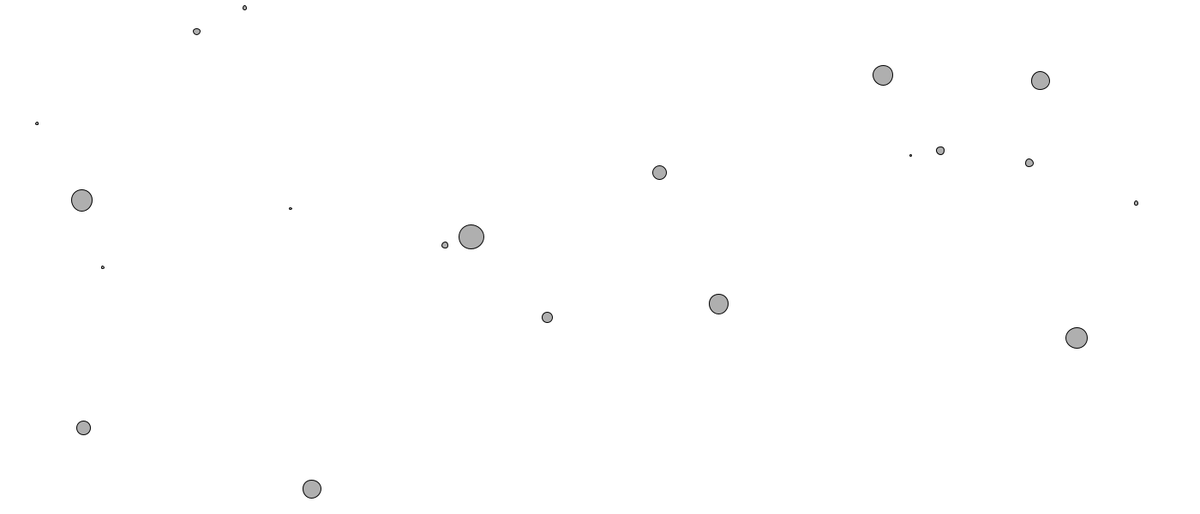
Frame 1 (no input)
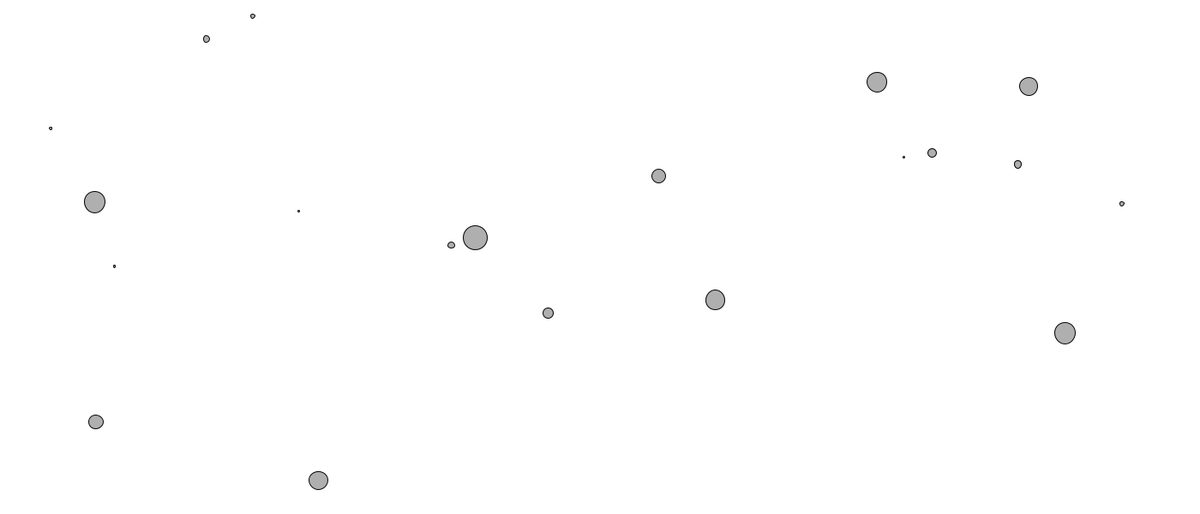
Frame 60 (the mouse pressed at the canvas centre just before this capture)
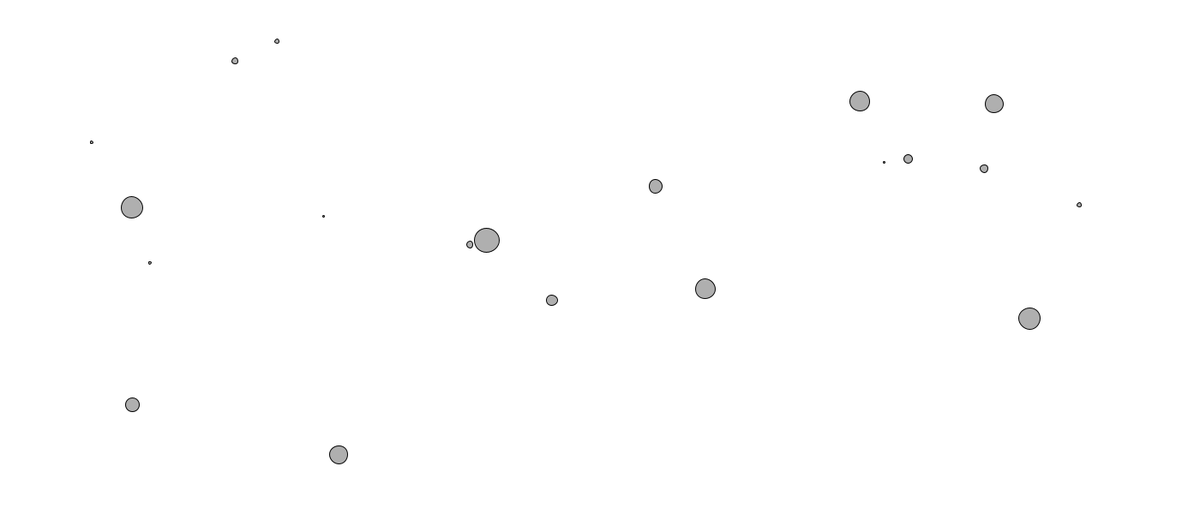
Frame 120 (the mouse held since frame 60 and released just before this capture)

The Processing sketch that drew these frames (run headless with seeded random() and noise(); from frame 60 on, the mouse is pressed at the canvas centre):

// Processing sketch: flying-circles-with-mass
// ── flying-circles-with-mass.pde
class Mover {
    PVector location;
    PVector velocity;
    PVector acceleration;
    float mass;
    float G = 0.4;

    Mover(float m, float x, float y) {
        mass = m;
        location = new PVector(x, y);
        velocity = new PVector(0, 0);
        acceleration = new PVector(0, 0);
    }

    void applyForce(PVector force) {
        PVector f = PVector.div(force, mass);
        acceleration.add(f);
    }

    void update() {
        velocity.add(acceleration);
        location.add(velocity);
        acceleration.mult(0);
    }

    void display() {
        stroke(0);
        fill(175);
        ellipse(location.x,location.y,mass*16,mass*16);
    }

    void checkEdges() {
        if (location.x > width) {
            location.x = width;
            velocity.x *= -1;
        } else if (location.x < 0) {
            velocity.x *= -1;
            location.x = 0;
        }
        if (location.y > height) {
            velocity.y *= -1;
            location.y = height;
        }
    }
    
    PVector attract(Mover m) {
        PVector force = PVector.sub(location, m.location);
        float distance = force.mag();
        distance = constrain(distance, 5.0, 25.0);
        force.normalize();

        float strength = (G * mass * m.mass) / (distance * distance);
        force.mult(strength);
        return force;
    }
}

Mover[] movers = new Mover[20];
 
float g = 0.4;
 
void setup() {
    size(1400, 600);
    for (int i = 0; i < movers.length; i++) {
        movers[i] = new Mover(random(0.1, 2), random(width), random(height));
    }
}
 
void draw() {
    background(255);
 
    for (int i = 0; i < movers.length; i++) {
        for (int j = 0; j < movers.length; j++) {
            if (i != j) {
                PVector force = movers[j].attract(movers[i]);
                movers[i].applyForce(force);
            }
        }
        movers[i].update();
        movers[i].display();
    }
}
